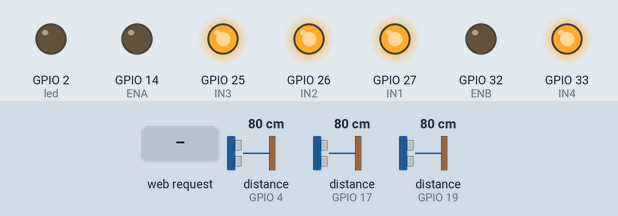
Simulated run of this sketch. Board: ESP32. Shown: output pins drawn as LEDs (lit = HIGH). Wiring (inferred from the names in the program): 3 × ultrasonic range finder: trigger GPIO 5, echo GPIO 17 / trigger GPIO 16, echo GPIO 4 / trigger GPIO 18, echo GPIO 19. The inputs (shaded band) are chosen by the test bench; at power-on: distance to the obstacle (sensors on GPIO 17, GPIO 19, GPIO 4) 80 cm. The echo pulse lasts 58.3 µs per cm; WiFi joins after 1.5 s; servers stay silent unless stated; pins used as bus, display or sensor lines are not drawn.

Above: at 2.7 s.
2.8 s: HTTP request GET /start received
At 3.5 s:
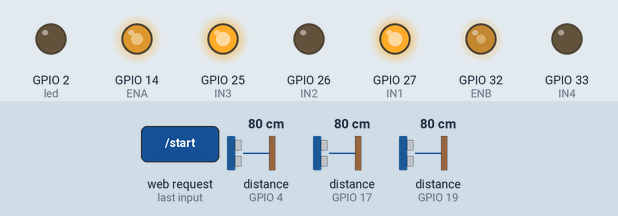
4.3 s: distance to the obstacle (sensor on GPIO 17) set to 12 cm
5.8 s: distance to the obstacle (sensor on GPIO 17) set to 9 cm
At 7.0 s:
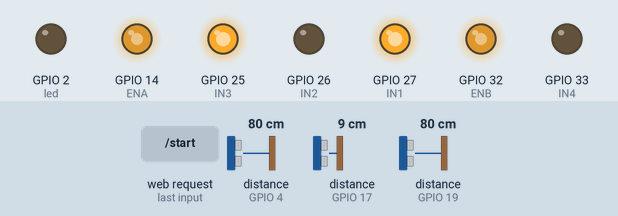
7.3 s: distance to the obstacle (sensor on GPIO 19) set to 8 cm
8.8 s: distance to the obstacle (sensor on GPIO 19) set to 5 cm
At 10.0 s:
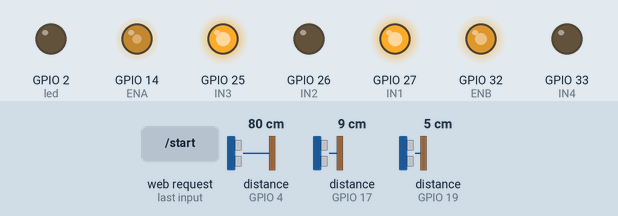
10.3 s: distance to the obstacle (sensor on GPIO 4) set to 10 cm
11.8 s: distance to the obstacle (sensor on GPIO 4) set to 7 cm
At 13.1 s:
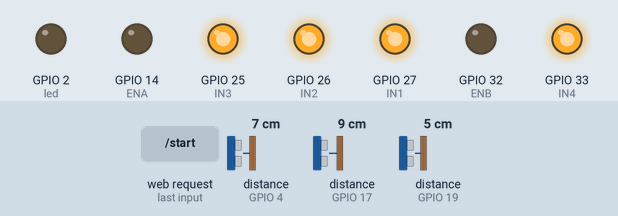
Timing chart, 0 to 14.3 s (numbered marks = the images above; inputs shaded):
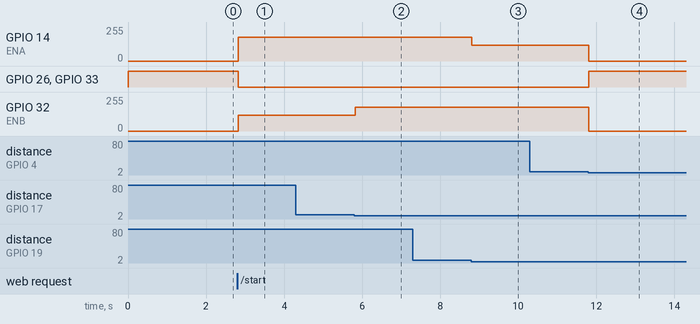

Measured:
- the behaviour switches between 11 and 10 cm on distance to the obstacle (sensor on GPIO 17) (found by bisection; images 1 and 2)
- the behaviour switches between 7 and 6 cm on distance to the obstacle (sensor on GPIO 19) (found by bisection; images 2 and 3)
- the behaviour switches between 9 and 8 cm on distance to the obstacle (sensor on GPIO 4) (found by bisection; images 3 and 4)
- after the input at 2.8 s, GPIO 14 (ENA): 0/255 → 179/255 at once; GPIO 26 (IN2), GPIO 33 (IN4): HIGH → LOW at once; GPIO 32 (ENB): 0/255 → 120/255 at once
- after the input at 4.3 s, every drawn part: stays the same
- after the input at 5.8 s, GPIO 32 (ENB): 120/255 → 179/255 at once
- after the input at 7.3 s, every drawn part: stays the same
- after the input at 8.8 s, GPIO 14 (ENA): 179/255 → 120/255 at once
- after the input at 10.3 s, every drawn part: stays the same
- after the input at 11.8 s, GPIO 14 (ENA): 120/255 → 0/255 at once; GPIO 26 (IN2), GPIO 33 (IN4): LOW → HIGH at once; GPIO 32 (ENB): 179/255 → 0/255 at once

The sketch:

ESPCode.ino
```cpp
#include <WiFi.h>
#include <WebServer.h>

IPAddress local_IP(172, 20, 10, 6);
IPAddress gateway(172, 20, 10, 1);
IPAddress subnet(255, 255, 255, 0);

const char* ssid = "Mehul’s iPhone";
const char* password = "mahi2604";
WebServer server(80);

// --- Pins ---
const int trigFR = 5, echoFR = 17;
const int trigMR = 18, echoMR = 19;
const int trigF  = 16, echoF  = 4;

const int ENA = 14, IN1 = 27, IN2 = 26;
const int ENB = 32, IN3 = 25, IN4 = 33;

const int led = 2;

// --- State ---
bool isRunning = false;
bool concaveDetected = false;
char statusMsg[25] = "IDLE";

// --- Sensors ---
float fr = 0, mr = 0, f = 0;

// --- Tunable params ---
float targetMin = 6.0;
float targetMax = 10.0;
float angularVel = 0.34;
float targetAngle = 1500.0;
float concaveThreshold = 8.0;

int followSpeed = 180;
int turnOuter = 180;
int turnInner = 120;

float theta = 0;
unsigned long turnStart = 0;

// ---------------- HARD BRAKE ----------------
void hardStop() {
  digitalWrite(IN1, HIGH);
  digitalWrite(IN2, HIGH);
  digitalWrite(IN3, HIGH);
  digitalWrite(IN4, HIGH);
  ledcWrite(ENA, 0);
  ledcWrite(ENB, 0);
}

// ---------------- DRIVE ----------------
void drive(int L, int R) {
  if (!isRunning) { hardStop(); return; }

  int temp = L; L = R; R = temp;

  digitalWrite(IN1, L >= 0);
  digitalWrite(IN2, L < 0);
  digitalWrite(IN3, R >= 0);
  digitalWrite(IN4, R < 0);

  ledcWrite(ENA, abs(L));
  ledcWrite(ENB, abs(R));
}

// ---------------- SENSOR ----------------
float getDist(int t, int e) {
  digitalWrite(t, LOW); delayMicroseconds(2);
  digitalWrite(t, HIGH); delayMicroseconds(10);
  digitalWrite(t, LOW);
  long d = pulseIn(e, HIGH, 18000);
  return (d <= 0) ? 400 : d * 0.034 / 2;
}

// ---------------- MAIN UI ----------------
const char PAGE[] PROGMEM = R"rawliteral(
<!DOCTYPE html>
<html>
<head>
<meta name="viewport" content="width=device-width, initial-scale=1">
<style>
body { background:#0f172a; color:#fff; font-family:sans-serif; text-align:center; }
.card { background:#1e293b; margin:10px; padding:20px; border-radius:16px; display:inline-block; }
.value { font-size:28px; }
button { padding:12px 25px; margin:10px; border:none; border-radius:10px; }
.start { background:#22c55e; }
.stop { background:#ef4444; }
</style>
</head>

<body>
<h2>ShapeBot</h2>

<div class="card">FR<br><span id="fr" class="value">0</span></div>
<div class="card">MR<br><span id="mr" class="value">0</span></div>
<div class="card">F<br><span id="f" class="value">0</span></div>
<div class="card">Theta<br><span id="t" class="value">0</span></div>

<h3 id="s">---</h3>

<button class="start" onclick="fetch('/start')">START</button>
<button class="stop" onclick="fetch('/stop')">STOP</button>
<br>
<button onclick="location.href='/tunePage'">Advanced</button>

<script>
setInterval(()=>{
 fetch('/data').then(r=>r.json()).then(j=>{
  fr.innerHTML=j.fr.toFixed(1);
  mr.innerHTML=j.mr.toFixed(1);
  f.innerHTML=j.f.toFixed(1);
  t.innerHTML=j.theta.toFixed(1);
  s.innerHTML=j.msg;
 });
},300);
</script>
</body>
</html>
)rawliteral";

// ---------------- TUNE PAGE ----------------
const char TUNE_PAGE[] PROGMEM = R"rawliteral(
<!DOCTYPE html>
<html>
<head>
<style>
body { background:#000; color:#0ff; font-family:sans-serif; text-align:center; }
input { width:100px; padding:6px; margin:5px; }
button { padding:10px 20px; margin:10px; background:#0ff; border:none; }
</style>
</head>

<body>
<h2>Advanced Tuning</h2>

AngularVel<br><input id="av"><br>
TargetAngle<br><input id="ta"><br>
TargetMin<br><input id="tmin"><br>
TargetMax<br><input id="tmax"><br>
FollowSpeed<br><input id="fs"><br>
TurnOuter<br><input id="to"><br>
TurnInner<br><input id="ti"><br>
ConcaveThreshold<br><input id="ct"><br>

<button onclick="send()">Apply</button>
<br><br>
<button onclick="location.href='/'">Back</button>

<hr>

FR:<span id="fr">0</span><br>
MR:<span id="mr">0</span><br>
F:<span id="f">0</span><br>
Theta:<span id="t">0</span><br>
Status:<span id="s">---</span>

<script>
function send(){
 fetch(`/setParams?av=${av.value}&ta=${ta.value}&tmin=${tmin.value}&tmax=${tmax.value}&fs=${fs.value}&to=${to.value}&ti=${ti.value}&ct=${ct.value}`);
}

setInterval(()=>{
 fetch('/data').then(r=>r.json()).then(j=>{
  fr.innerHTML=j.fr.toFixed(1);
  mr.innerHTML=j.mr.toFixed(1);
  f.innerHTML=j.f.toFixed(1);
  t.innerHTML=j.theta.toFixed(1);
  s.innerHTML=j.msg;
 });
},300);
</script>
</body>
</html>
)rawliteral";

// ---------------- SETUP ----------------
void setup() {
  Serial.begin(115200);

  pinMode(IN1,OUTPUT); pinMode(IN2,OUTPUT);
  pinMode(IN3,OUTPUT); pinMode(IN4,OUTPUT);

  ledcAttach(ENA,5000,8);
  ledcAttach(ENB,5000,8);

  pinMode(trigFR,OUTPUT); pinMode(echoFR,INPUT);
  pinMode(trigMR,OUTPUT); pinMode(echoMR,INPUT);
  pinMode(trigF, OUTPUT); pinMode(echoF, INPUT);

  pinMode(led,OUTPUT);

  hardStop();
  if (!WiFi.config(local_IP, gateway, subnet)) {
    Serial.println("STA Failed to configure");
  }
  WiFi.begin(ssid,password);
  while (WiFi.status()!=WL_CONNECTED) delay(500);

  WiFi.setHostname("shapebot");

  server.on("/", [](){ server.send_P(200,"text/html",PAGE); });
  server.on("/tunePage", [](){ server.send_P(200,"text/html",TUNE_PAGE); });

  server.on("/start", [](){
    concaveDetected = false;
    isRunning = true;
    theta = 0;
    turnStart = 0;
    strcpy(statusMsg,"RUNNING");
    server.send(200);
  });

  server.on("/stop", [](){
    isRunning = false;
    hardStop();
    strcpy(statusMsg,"STOPPED");
    server.send(200);
  });

  server.on("/setParams", [](){
    if(server.hasArg("av")) angularVel = server.arg("av").toFloat();
    if(server.hasArg("ta")) targetAngle = server.arg("ta").toFloat();
    if(server.hasArg("tmin")) targetMin = server.arg("tmin").toFloat();
    if(server.hasArg("tmax")) targetMax = server.arg("tmax").toFloat();
    if(server.hasArg("fs")) followSpeed = server.arg("fs").toInt();
    if(server.hasArg("to")) turnOuter = server.arg("to").toInt();
    if(server.hasArg("ti")) turnInner = server.arg("ti").toInt();
    if(server.hasArg("ct")) concaveThreshold = server.arg("ct").toFloat();
    server.send(200,"text/plain","OK");
  });

  server.on("/data", [](){
    char j[200];
    snprintf(j,sizeof(j),
      "{\"msg\":\"%s\",\"fr\":%.1f,\"mr\":%.1f,\"f\":%.1f,\"theta\":%.1f}",
      statusMsg, fr, mr, f, theta);
    server.send(200,"application/json",j);
  });

  server.begin();
}

// ---------------- LOOP ----------------
void loop() {

  server.handleClient();

  fr = getDist(trigFR, echoFR);
  mr = getDist(trigMR, echoMR);
  f  = getDist(trigF, echoF);

  if (concaveDetected) {
    hardStop();
    strcpy(statusMsg,"CONCAVE LOCKED");
    return;
  }

  if (!isRunning) {
    hardStop();
    return;
  }

  if (f <= concaveThreshold) {
    hardStop();
    concaveDetected = true;
    isRunning = false;
    strcpy(statusMsg,"CONCAVE");
    return;
  }

  if (theta >= targetAngle) {
    hardStop();
    strcpy(statusMsg,"CONVEX");
    return;
  }

  if (mr >= targetMin && mr <= targetMax) {
    drive(followSpeed, followSpeed);
    strcpy(statusMsg,"FOLLOW");
  }

  else if (fr >= targetMax && mr >= targetMax) {
    if (turnStart == 0) turnStart = millis();

    drive(turnInner, turnOuter);
    strcpy(statusMsg,"TURN");

    unsigned long now = millis();
    float dt = (now - turnStart) / 1000.0;
    theta += angularVel * dt * (180 / PI);
    turnStart = now;
  }

  else if (mr < targetMin) {
    drive(turnOuter, turnInner);
    strcpy(statusMsg,"TOO CLOSE");
  }

  else {
    drive(followSpeed, followSpeed);
  }

  delay(10);
}
```
